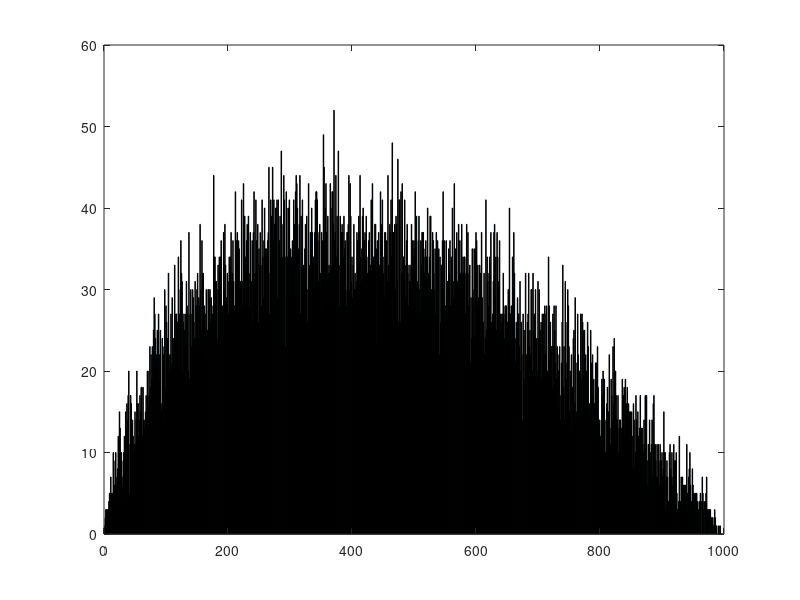

Write MATLAB code to recreate this figure.
clear variables;
clc;

ilosc_kandydatow=1000;
n=100;
sukces=zeros(1,ilosc_kandydatow-1);

for k=1:ilosc_kandydatow-1
    for i=1:n
        ocena=randperm(ilosc_kandydatow);
        najlepsza=max(ocena(1:k));
        index=find(ocena>najlepsza, 1);
        if isempty(index)
            zatrudniona=ocena(end);
        else
            zatrudniona=ocena(index);
        end
        if zatrudniona==ilosc_kandydatow
            sukces(k)=sukces(k)+1;
        end
    end
end

bar(sukces)